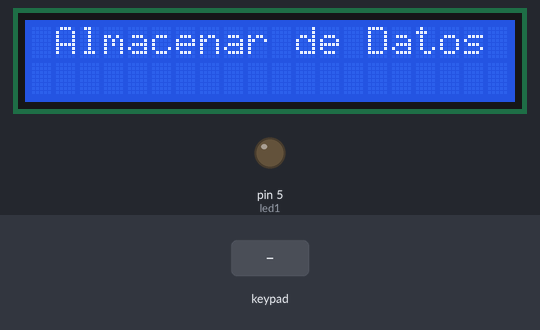
This sketch was run on a simulated Arduino Uno, built with avr-gcc and run on an emulated ATmega328P. On the bench: 20×2 character LCD, output pins drawn as LEDs (lit = HIGH). Dashed ring = blinking. The test bench sets the inputs (shaded band). EEPROM starts erased; what the sketch prints to the serial monitor is not drawn.

Above: at 1.2 s.
1.3 s: keypad keys 1 3 1 2 1 1 1 0 # pressed 0.4 s apart
At 1.7 s:
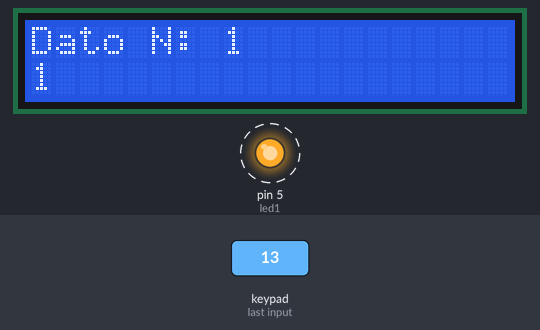
6.4 s: key 'A' pressed
At 7.4 s:
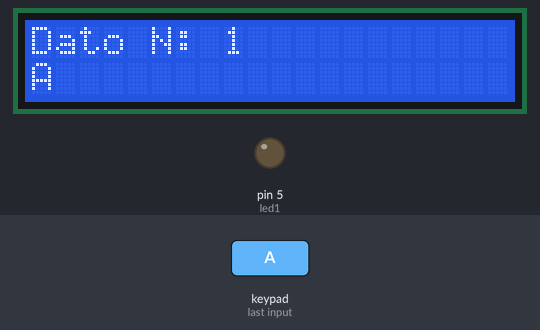
8.4 s: key 'B' pressed
At 10.1 s:
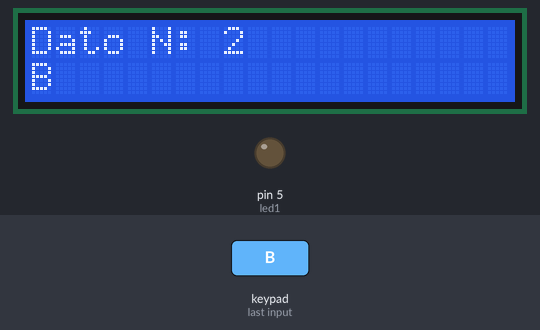
10.4 s: keypad keys 1 3 1 2 1 1 1 0 * pressed 0.4 s apart
At 16.2 s:
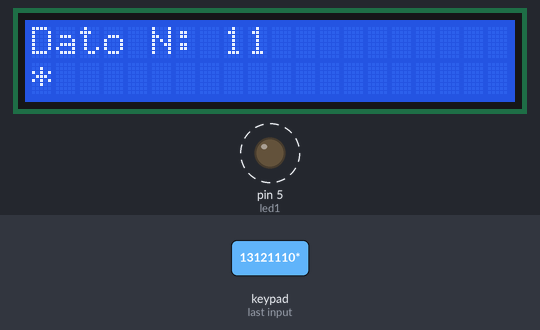
17.0 s: key 'C' pressed
At 17.8 s:
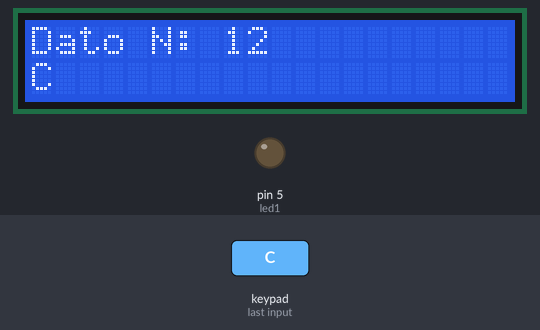
19.0 s: keypad keys 1 3 1 2 1 1 1 0 D pressed 0.4 s apart
At 24.5 s:
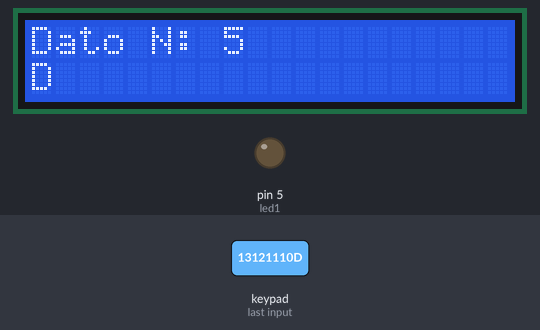
Timing chart, 0 to 26.0 s (numbered marks = the images above; inputs shaded):
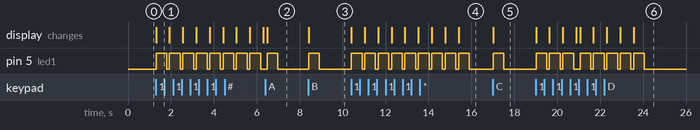

Measured:
- after the input at 1.3 s, pin 5 (led1): alternates HIGH for 0.50 s and LOW for 0.12 s, starting at once; the display: changes at once (image 1)
- after the input at 6.4 s, pin 5 (led1): LOW → HIGH after 0.08 s, → LOW 0.50 s later; the display: changes after 0.08 s (image 2)
- after the input at 8.4 s, pin 5 (led1): LOW → HIGH at once, → LOW 0.50 s later; the display: changes at once (image 3)
- after the input at 10.4 s, pin 5 (led1): alternates HIGH for 0.50 s and LOW for 0.12 s, 18 changes in all, then stays LOW, starting at once; the display: first changes at once (image 4 shows a later state)
- after the input at 17.0 s, pin 5 (led1): LOW → HIGH at once, → LOW 0.50 s later; the display: changes at once (image 5)
- after the input at 19.0 s, pin 5 (led1): LOW → HIGH at once, → LOW 0.50 s later, → HIGH 0.12 s later, → LOW 0.50 s later, … (16 changes in this stretch); the display: first changes at once (image 6 shows a later state)

The sketch:

FarinangoRafael_DEBER5.1_SE.ino
```cpp
/*
 * DEBER 5.1: MEMORIA EEPROM
 * NOMBRE: RAFAEL FARINANGO
 */

#include <EEPROM.h>
#include <LiquidCrystal.h>
#include <Keypad.h>

LiquidCrystal lcd(A0,A1,A2,A3,A4,A5);

const byte FILAS = 4;     // define numero de filas
const byte COLUMNAS = 4;    // define numero de columnas
char keys[FILAS][COLUMNAS] = {    // define la distribucion de teclas
  {'7','8','9','A'},
  {'4','5','6','B'},
  {'1','2','3','C'},
  {'*','0','#','D'}
};

byte pinesFilas[FILAS] = {13,12,11,10};   // pines correspondientes a las filas
byte pinesColumnas[COLUMNAS] = {9,8,7,6}; // pines correspondientes a las columnas

Keypad teclado = Keypad(makeKeymap(keys), pinesFilas, pinesColumnas, FILAS, COLUMNAS);  // crea objeto

const int led1 = 5;
const int sw = 4;
char c;
int bb;
int cont = 0;
String palabra;

void setup() {
  Serial.begin(9600);
  lcd.begin(20,2);
  lcd.setCursor(0,0);
  lcd.print(" Almacenar de Datos");
  pinMode(led1,OUTPUT);
}

void loop() {
  c = teclado.getKey();
  if(c){
    if(c != '#' && cont < 15){
      cont++;
      palabra +=c;
      bb = int(c);
      Serial.println(c);
      EEPROM.write((cont-1),c);
      lcd.clear();
      lcd.setCursor(0,0);
      lcd.print(String("Dato N: ")+String(cont));
      lcd.setCursor(0,1);
      lcd.print(c);
      digitalWrite(led1,HIGH);
      delay(500);
      digitalWrite(led1,LOW);
      delay(100);
    }
    else{
      Serial.println("Lectura de Datos");
      Serial.println(palabra);
      cont = 0;
      lcd.clear();
      lcd.setCursor(0,0);
      lcd.print("Lectura de Datos");
      //lcd.setCursor(0,1);
      //lcd.print(palabra);
      palabra = " ";
      for(int j=0; j<15; j++){
        lcd.setCursor(j+j,1);
        lcd.print(EEPROM.read(j));
      }
    }
  }

}
```
